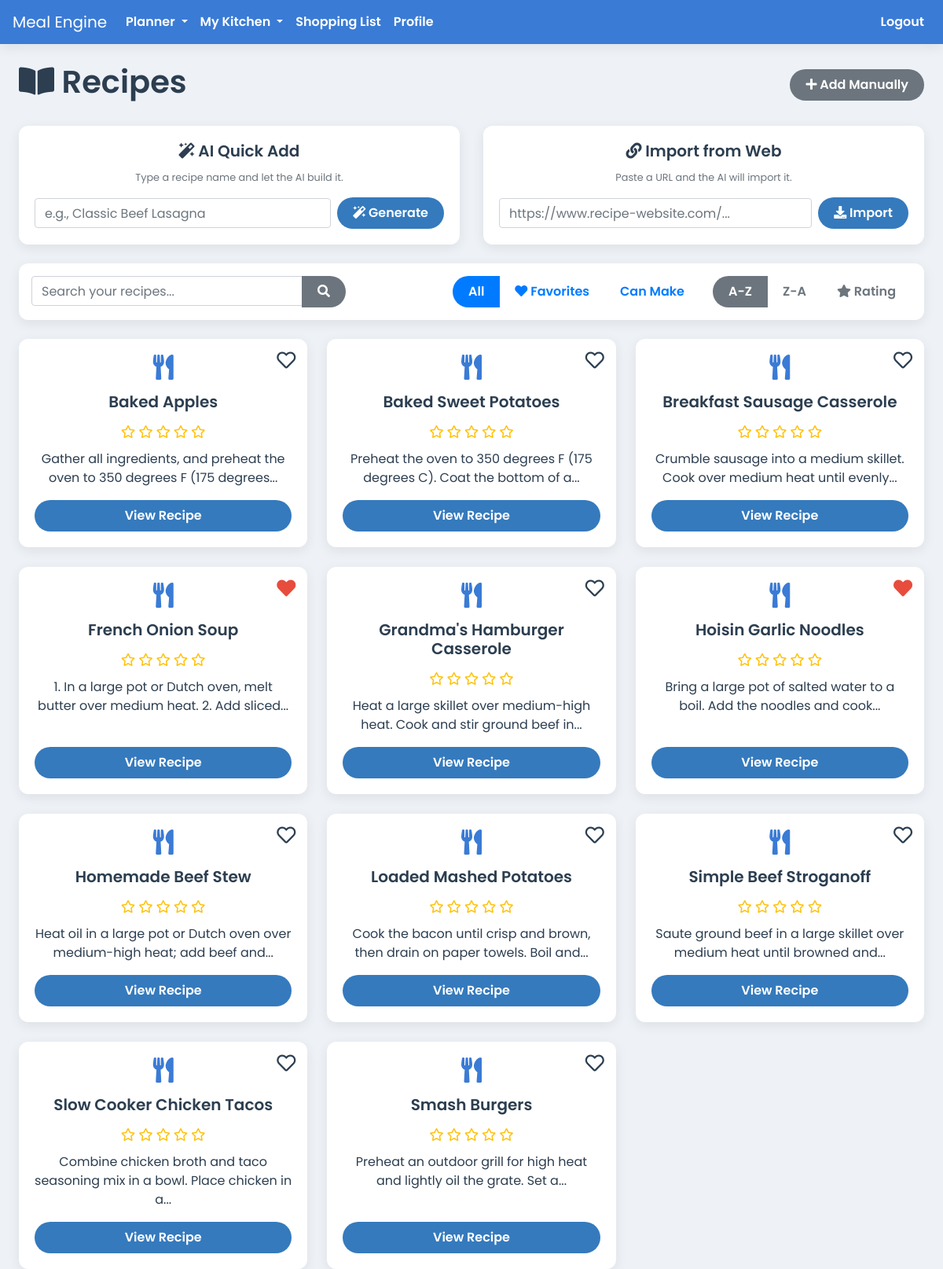
The page /recipes (signed in) on the database its author committed.
### app.py (models this page shows)
class Recipe(db.Model):
    id = db.Column(db.Integer, primary_key=True)
    user_id = db.Column(db.Integer, db.ForeignKey('user.id'), nullable=False)
    household_id = db.Column(db.Integer, db.ForeignKey('household.id'), nullable=False)
    name = db.Column(db.String(100), nullable=False)
    instructions = db.Column(db.Text, nullable=False)
    servings = db.Column(db.Integer)
    prep_time = db.Column(db.String(50))
    cook_time = db.Column(db.String(50))
    is_favorite = db.Column(db.Boolean, default=False, nullable=False)
    meal_type = db.Column(db.String(50), nullable=False, default='Main Course')
    rating = db.Column(db.Integer, nullable=False, default=0)
    ingredients = db.relationship('RecipeIngredient', backref='recipe', lazy=True, cascade="all, delete-orphan")
    calories = db.Column(db.Float, nullable=True)
    protein = db.Column(db.Float, nullable=True)
    fat = db.Column(db.Float, nullable=True)
    carbs = db.Column(db.Float, nullable=True)

### app.py (the view)
@app.route('/recipes')
@login_required
def list_recipes():
    query = request.args.get('query', '')
    pantry_filter_active = request.args.get('filter') == 'pantry'
    favorites_filter_active = request.args.get('filter') == 'favorites'
    sort_order = request.args.get('sort', 'asc')
    base_query = Recipe.query.filter_by(household_id=current_user.household_id)
    if sort_order == 'desc':
        base_query = base_query.order_by(desc(Recipe.name))
    elif sort_order == 'rating':
        base_query = base_query.order_by(desc(Recipe.rating), Recipe.name)
    else:
        base_query = base_query.order_by(Recipe.name)
    if pantry_filter_active:
        pantry_items_in_stock = PantryItem.query.filter_by(household_id=current_user.household_id).filter(PantryItem.quantity > 0).all()
        pantry_ingredient_ids = {item.ingredient_id for item in pantry_items_in_stock}
        all_user_recipes = base_query.all()
        recipes = []
        for recipe in all_user_recipes:
            required_ingredient_ids = {ri.ingredient_id for ri in recipe.ingredients}
            if required_ingredient_ids and required_ingredient_ids.issubset(pantry_ingredient_ids):
                recipes.append(recipe)
    elif favorites_filter_active:
        recipes = base_query.filter_by(is_favorite=True).all()
    elif query:
        search_term = f"%{query}%"
        recipes = base_query.filter(db.or_(Recipe.name.ilike(search_term), Recipe.instructions.ilike(search_term))).all()
    else:
        recipes = base_query.all()
    return render_template('recipes.html', recipes=recipes, query=query, pantry_filter_active=pantry_filter_active, favorites_filter_active=favorites_filter_active, sort_order=sort_order)

### app.py (called while the page is built)
@app.before_request
def before_request():
    g.current_month_name = date.today().strftime('%B')

@login_manager.user_loader
def load_user(user_id):
    return db.session.get(User, int(user_id))

### templates/recipes.html (shortened to what this page needs)
{% extends 'base.html' %}
{% block content %}
  <div class="d-flex justify-content-between align-items-center mb-4">
    <h1><i class="fas fa-book-open"></i> Recipes</h1>
    <a href="{{ url_for('add_recipe') }}" class="btn btn-secondary no-print"><i class="fas fa-plus"></i> Add Manually</a>
  </div>
  <div class="row">
    <div class="col-md-6 mb-4">
        <div class="card h-100">
            <div class="card-body text-center">
                <h5 class="card-title"><i class="fas fa-magic"></i> AI Quick Add</h5>
                <p class="text-muted small">Type a recipe name and let the AI build it.</p>
                <form action="{{ url_for('ai_quick_add') }}" method="POST" class="form-inline" id="ai-quick-add-form">
                    <div class="form-group flex-grow-1 mr-2">
                        <input type="text" name="recipe_name" class="form-control w-100" placeholder="e.g., Classic Beef Lasagna" required>
                    </div>
                    <button type="submit" class="btn btn-primary" id="ai-generate-btn"><i class="fas fa-magic"></i> Generate</button>
                </form>
            </div>
        </div>
    </div>
    <div class="col-md-6 mb-4">
        <div class="card h-100">
            <div class="card-body text-center">
                <h5 class="card-title"><i class="fas fa-link"></i> Import from Web</h5>
                 <p class="text-muted small">Paste a URL and the AI will import it.</p>
                <form class="form-inline" id="import-url-form">
                    <div class="form-group flex-grow-1 mr-2">
                        <input type="url" id="recipe-url-input" class="form-control w-100" placeholder="https://www.recipe-website.com/..." required>
                    </div>
                    <button type="submit" class="btn btn-primary" id="import-url-btn"><i class="fas fa-download"></i> Import</button>
                </form>
            </div>
        </div>
    </div>
  </div>
  <div class="card p-3 mb-4 no-print">
    <div class="d-flex justify-content-between align-items-center flex-wrap">
      <div class="flex-grow-1 mr-3 mb-2 mb-md-0" style="max-width: 400px;">
        <form method="GET" action="{{ url_for('list_recipes') }}" class="input-group">
          <input type="text" name="query" class="form-control" placeholder="Search your recipes..." value="{{ query or '' }}">
          <div class="input-group-append">
            <button type="submit" class="btn btn-secondary"><i class="fas fa-search"></i></button>
          </div>
        </form>
      </div>
      <div class="d-flex justify-content-end align-items-center">
        <div class="btn-group mr-3" role="group">
          <a href="{{ url_for('list_recipes', sort=sort_order, query=query) }}" class="btn btn-outline-primary {% if not pantry_filter_active and not favorites_filter_active %}active{% endif %}">All</a>
          <a href="{{ url_for('list_recipes', filter='favorites', sort=sort_order, query=query) }}" class="btn btn-outline-primary {% if favorites_filter_active %}active{% endif %}"><i class="fas fa-heart"></i> Favorites</a>
          <a href="{{ url_for('list_recipes', filter='pantry', sort=sort_order, query=query) }}" class="btn btn-outline-primary {% if pantry_filter_active %}active{% endif %}">Can Make</a>
        </div>
        <div class="btn-group" role="group">
          <a href="{{ url_for('list_recipes', sort='asc', filter=request.args.get('filter'), query=query) }}" class="btn btn-outline-secondary {% if sort_order == 'asc' %}active{% endif %}">A-Z</a>
          <a href="{{ url_for('list_recipes', sort='desc', filter=request.args.get('filter'), query=query) }}" class="btn btn-outline-secondary {% if sort_order == 'desc' %}active{% endif %}">Z-A</a>
          <a href="{{ url_for('list_recipes', sort='rating', filter=request.args.get('filter'), query=query) }}" class="btn btn-outline-secondary {% if sort_order == 'rating' %}active{% endif %}"><i class="fas fa-star"></i> Rating</a>
        </div>
      </div>
    </div>
  </div>
  {% if not recipes %}
    <div class="alert alert-warning">No recipes found. Add one manually or import one from the web!</div>
  {% else %}
    <div class="recipe-grid">
      {% for recipe in recipes %}
        <div class="card recipe-list-card">
          <i class="favorite-icon no-print {% if recipe.is_favorite %}fas fa-heart{% else %}far fa-heart{% endif %}"
             data-recipe-id="{{ recipe.id }}"
             title="Toggle Favorite"></i>
          <div class="recipe-card-body">
              <i class="fas fa-utensils fa-2x mb-3" style="color: var(--primary-blue);"></i>
              <h5>{{ recipe.name }}</h5>
               <div class="recipe-rating">
                  {% for i in range(1, 6) %}
                      <i class="{% if recipe.rating >= i %}fas fa-star{% else %}far fa-star{% endif %}"></i>
                  {% endfor %}
              </div>
          </div>
          <p class="mb-3">{{ recipe.instructions|truncate(80) }}</p>
          <a href="{{ url_for('view_recipe', recipe_id=recipe.id) }}" class="btn btn-primary mt-auto">View Recipe</a>
        </div>
      {% endfor %}
    </div>
  {% endif %}
{% endblock %}

### static/css/style.css (style rules this page uses)
:root { --primary-blue: #3a7bd5; --secondary-blue: #357abd; --light-bg: #eef2f7; --card-bg: #ffffff; --text-dark: #2c3e50; --text-light: #5a6a7a; --danger-red: #e74c3c; --success-green: #2ecc71; --info-cyan: #1abc9c; --snack-teal: #20c997; --shadow: 0 4px 15px rgba(0, 0, 0, 0.08); }
body { font-family: 'Poppins', sans-serif; font-weight: 400; background-color: var(--light-bg); color: var(--text-dark); }
.btn { border-radius: 20px; padding: 8px 20px; border: none; font-weight: 600; transition: all 0.3s ease; }
.btn-primary { background-color: var(--secondary-blue); color: white; }
h1, h2, h3, h4, h5 { color: var(--text-dark); font-weight: 600; }
.card, .jumbotron { background-color: var(--card-bg); border: none; border-radius: 12px; box-shadow: var(--shadow); }
.card { transition: transform 0.2s ease-in-out, box-shadow 0.2s ease-in-out; }
.recipe-grid { display: grid; grid-template-columns: repeat(auto-fill, minmax(280px, 1fr)); gap: 25px; }
.recipe-list-card { padding: 20px; text-align: center; position: relative; }
.recipe-list-card h5 { margin-bottom: 15px; }
.recipe-rating { color: #ffc107; margin-bottom: 10px; }
.favorite-icon { cursor: pointer; transition: color 0.2s ease-in-out, transform 0.2s ease-in-out; }
.recipe-list-card .favorite-icon { position: absolute; top: 15px; right: 15px; font-size: 1.5rem; }
.favorite-icon.fas { color: var(--danger-red); }
.favorite-icon.far { color: var(--text-dark); }

### rows shown on the page
Recipe: is_favorite False (drawn), name "Baked Apples", rating 0 (drawn), instructions "Gather all ingredients, and preheat the oven to 350 degrees F (175 degrees..."
Recipe: is_favorite False (drawn), name "Baked Sweet Potatoes", rating 0 (drawn), instructions "Preheat the oven to 350 degrees F (175 degrees C). Coat the bottom of a..."
Recipe: is_favorite False (drawn), name "Breakfast Sausage Casserole", rating 0 (drawn), instructions "Crumble sausage into a medium skillet. Cook over medium heat until evenly..."
Recipe: is_favorite True (drawn), name "French Onion Soup", rating 0 (drawn), instructions "1. In a large pot or Dutch oven, melt butter over medium heat. 2. Add sliced..."
Recipe: is_favorite False (drawn), name "Grandma's Hamburger Casserole", rating 0 (drawn), instructions "Heat a large skillet over medium-high heat. Cook and stir ground beef in..."
Recipe: is_favorite True (drawn), name "Hoisin Garlic Noodles", rating 0 (drawn), instructions "Bring a large pot of salted water to a boil. Add the noodles and cook..."
Recipe: is_favorite False (drawn), name "Homemade Beef Stew", rating 0 (drawn), instructions "Heat oil in a large pot or Dutch oven over medium-high heat; add beef and..."
Recipe: is_favorite False (drawn), name "Loaded Mashed Potatoes", rating 0 (drawn), instructions "Cook the bacon until crisp and brown, then drain on paper towels. Boil and..."
Recipe: is_favorite False (drawn), name "Simple Beef Stroganoff", rating 0 (drawn), instructions "Saute ground beef in a large skillet over medium heat until browned and..."
Recipe: is_favorite False (drawn), name "Slow Cooker Chicken Tacos", rating 0 (drawn), instructions "Combine chicken broth and taco seasoning mix in a bowl. Place chicken in a..."
Recipe: is_favorite False (drawn), name "Smash Burgers", rating 0 (drawn), instructions "Preheat an outdoor grill for high heat and lightly oil the grate. Set a..."
